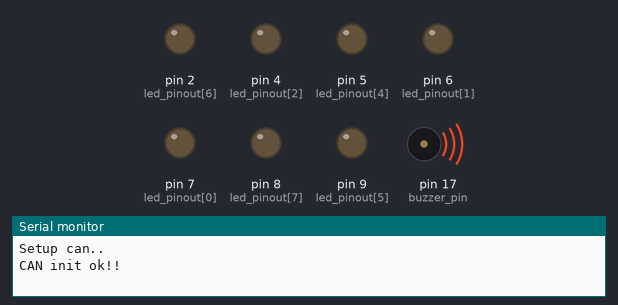
Bench run of a sketch on a simulated Arduino Nano, built with avr-gcc and run on an emulated ATmega328P. On the bench: output pins drawn as LEDs (lit = HIGH), buzzer (waves = sounding, pin HIGH), the last lines printed to the serial monitor.

Above: at 0.1 s.
At 0.9 s:
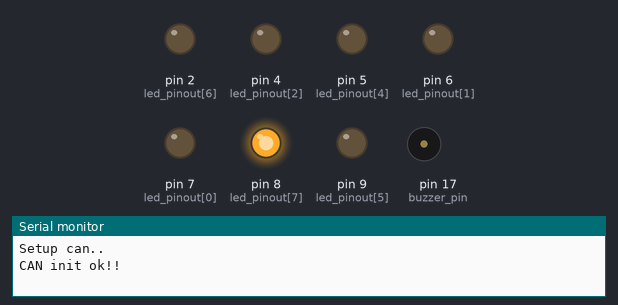
At 3.01 s:
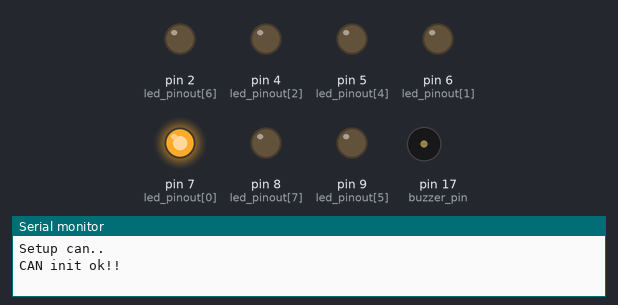
At 4.8 s:
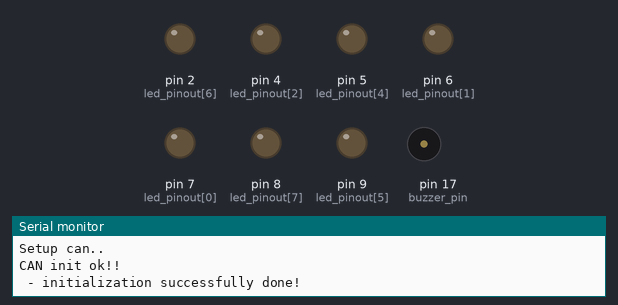
At 5.8 s:
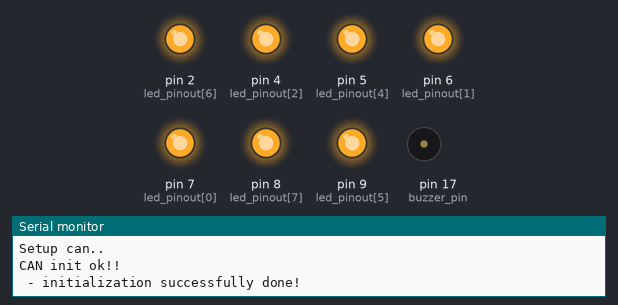
Timing chart, 0 to 7.3 s (numbered marks = the images above):
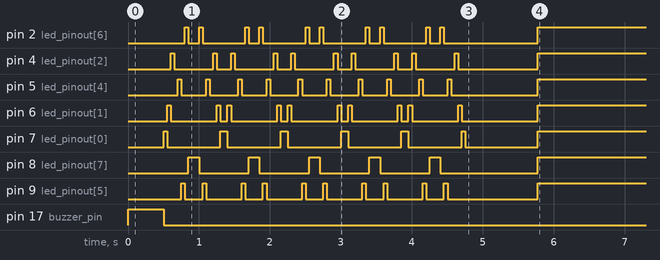

The sketch:

CAN_tester1.4.ino
```cpp
// timer1
// DESCRTIPTION: - standard can + extended
// HW: Aruino Nano, buzzer, 8xled indication, MCP2515+TJA1050 CAN module

/*----------------------- DEPENDENCES ----------------------------------*/
#include <SPI.h>
#include <mcp_can.h>
#include <TimerOne.h>
#include <avr/wdt.h>        // library for default watchdog functions
#include <avr/interrupt.h>  // library for interrupts handling

/*----------------------- DEFINITION -----------------------------------*/
const byte led_pinout_count = 8;  // count of led pins
const byte buzzer_pin = 17;
const byte cs_pin = 10;
byte led_pinout[led_pinout_count]= {7,6,4,3,5,9,2,8};

//  adress_tabel {CAN_adress,position in led_pinout field,reading_CAN_mesage(1-read),buzzer_ON/OFF (1-ON,0-oFF),recived_message(1/0)}

const int record_number = 12; // number of watched CAN adress
int adress_tabel [record_number][5]= {{2305,0,0,0,0}, // vesc 1 2305
                                     {2306,0,0,0,0}, // vesc 2
                                     {2307,1,0,0,0}, // vesc 3
                                     {2308,1,0,0,0}, // vesc 4
                                     {2309,2,0,0,0}, // vesc 5
                                     {2310,2,0,0,0}, // vesc 6
                                     {129,4,0,0,0}, // voltage 12V
                                     {130,4,1,1,0}, // voltage 46 V
                                     {131,7,0,0,0}, // tacho_modul
                                     {113,5,0,0,0}, // down_drop_front_modul
                                     {114,6,0,0,0}, // down_drop_back_modul
                                     {1,3,0,0,0}}; // junction modul Stop_button

MCP_CAN CAN(cs_pin);
unsigned int CANmessageID = 0;
unsigned char len = 0;
byte buf[8];
unsigned char message_to_apu_len = 8;
byte message_to_apu[8]={0,0,0,0,0,0,0,0};
int can_adress = 116; //74 hexa

bool timmer_flag = false;
byte cycle_count = 0;

/*----------------------- SETUP ----------------------------------------*/
void setup() {
  serial_initial();
  CAN_initial();
  pinout_initial();
  Beep();
  knight_rider_led_test ();
  WDT_1s();
  Serial.println(" - initialization successfully done!");
}

/*----------------------- MAIN LOOP ----------------------------------------*/

void loop() {
  if (timmer_flag == true) {
    timer_service();
    if (cycle_count == 1) {
      led_reset();
      detection_missing_module();
      sending_message_to_apu();
      missing_module_status_reset();
    }
  }
  if(CAN.readMsgBuf(&len, buf)== CAN_OK) {
    CANmessageID = CAN.getCanId();
    CAN_message_received();
  }

}


/*-----------------------Serial-initialization--------------------------------*/
void serial_initial(){
  Serial.begin(115200);
  while (!Serial) {
    ; // ceka dokud neni pripojena seriova linka
    }
}

/*-----------------------CAN-initialization--------------------------------*/
void CAN_initial(){
  Serial.println("Setup can..");
  while(CAN.begin(CAN_500KBPS, MCP_8MHz) != CAN_OK){
    Serial.print(".");
    delay(1000);
  }
  Serial.print("\nCAN init ok!!\r\n");

  for(int i=0;i<3;i++){
    CAN_MASK_initial();
    CAN_filter_initial();
  }
}

/*-----------------------CAN-MASK-initialization--------------------------------*/
void CAN_MASK_initial(){

  CAN.init_Mask(0, 1, 0x1FFFFFF8); // 29 bitů  extended adresa
  CAN.init_Mask(1, 0, 0x3fc);

  /*CAN.init_Mask(0, 1, 0x1ffffff8);
  CAN.init_Mask(1, 0, 0x030f);*/


}

/*-----------------------CAN-filter-initialization--------------------------------*/
void CAN_filter_initial(){

  CAN.init_Filt(0, 1, 0x900);
  CAN.init_Filt(1, 1, 0x900);
  CAN.init_Filt(2, 0, 0x00);
  CAN.init_Filt(3, 0, 0x70);
  CAN.init_Filt(4, 0, 0x80);
  CAN.init_Filt(5, 0, 0x00);

  /*CAN.init_Filt(0, 1, 0x900);
  CAN.init_Filt(1, 1, 0x900);
  CAN.init_Filt(2, 0, 0x01);
  CAN.init_Filt(3, 0, 0x02);
  CAN.init_Filt(4, 0, 0x03);
  CAN.init_Filt(5, 0, 0x03);*/

}

/*-------------------------- SyrenaUP ------------------------------------------------------------------------------*/

void Beep () {

  digitalWrite(buzzer_pin, HIGH);
  delay(500);
  digitalWrite(buzzer_pin, LOW);
}

/*-------------------------- timer1_initial ------------------------------------------------------------------------------*/

/*void timer1_initial() {

  Timer1.initialize(1000000); //1Hz//10 Hz freq = 100000
  Timer1.attachInterrupt(timer_overflow);
}
*/
/*-------------------------- Timer 1 overflow ----------------*/

ISR( WDT_vect ) {
  MCUSR &= ~(1 << WDRF);                           // reset watch dog
  //SPCR = 00010000;; //SPCR = SPCR & 0x7F;
  timmer_flag = true;
}

/*--------------------------timer_service--------------------*/

void timer_service(){
  timmer_flag = false;
  cycle_count = cycle_count +1;
}

/*-----------------------Pinout-initialization--------------------------------*/
void pinout_initial(){
  for (int i=0; i<led_pinout_count ;i++) {
    pinMode(led_pinout[i], OUTPUT);
    digitalWrite(led_pinout[i],LOW);
  }
  pinMode(buzzer_pin, OUTPUT);
  digitalWrite(buzzer_pin,LOW);
}

/*-----------------------Knight Rider led test--------------------------------*/
void knight_rider_led_test (){

  for (int j = 0; j<5; j++) {
    for (int i=0; i<led_pinout_count ;i++) {
      digitalWrite(led_pinout[i],HIGH);
      delay(50);
      if (i < (led_pinout_count-1)){
       digitalWrite(led_pinout[i],LOW);
      }
    }
    for (int i=led_pinout_count; i>=0;i=i-1) {
        digitalWrite(led_pinout[i],HIGH);
        delay(50);
        digitalWrite(led_pinout[i],LOW);
      }
  }
}

/*---------------------------  CAN_message_received ----------------------------------------------------------------------------------*/

void CAN_message_received(){
  int can_adress_pom=30;
  Serial.print( CANmessageID,HEX);
  Serial.print( ",");
  if ((CANmessageID > 2304) && (CANmessageID < 2311)){
    can_adress_pom = CANmessageID - 2305;
    adress_tabel[can_adress_pom][4]=1;
  }else {
      if (CANmessageID < 132){
        if (CANmessageID > 128){
          can_adress_pom = (CANmessageID - 129)+6;
          adress_tabel[can_adress_pom][4]=1;
        } else if ((CANmessageID > 112) && (CANmessageID < 115)) {
            can_adress_pom = (CANmessageID - 113)+9;
            adress_tabel[can_adress_pom][4]=1;
          } else if (CANmessageID == 1){
                can_adress_pom = (CANmessageID - 1)+11;
                adress_tabel[can_adress_pom][4]=1;
            }
      }
   }
  Serial.print( can_adress_pom);
  Serial.println( ",");
}

/*------------------------- detection_missing_module -----------------------------------------------------------------------------------*/

void detection_missing_module () {
  for (int i = 0; i < record_number; i++){
    if ( adress_tabel[i][4]== 0) {
      digitalWrite(led_pinout[adress_tabel[i][1]], HIGH);
       message_to_apu[led_pinout[adress_tabel[i][1]]] = led_pinout[adress_tabel[i][1]];
    } else {
          message_to_apu[led_pinout[adress_tabel[i][1]]] = 0;
      }
  }
}

/*----------------------------- missing_module_status_reset -----------------------------------------------------------------------------------------------*/

void missing_module_status_reset() {
  cycle_count = 0;
  for (int i = 0; i < record_number; i++){
    adress_tabel[i][4] = 0;
     }
}

/*----------------------------- led_reset -----------------------------------------------------------------------------------------------*/

void led_reset() {
  for (int i=0; i<led_pinout_count ;i++) {
      digitalWrite(led_pinout[i],LOW);
   }
}

/*----------------------------- Sending_message_to_apu -----------------------------------------------------------------------------------------------*/

void sending_message_to_apu() {
  CAN.sendMsgBuf(0x00 + can_adress, 0, message_to_apu_len,  message_to_apu);
  for (int i=0; i<led_pinout_count ;i++) {
      message_to_apu[i]=0;
   }
}

/*------------------------ WDT 1 S -----------------------------------------*/

void WDT_1s(){
  MCUSR &= ~(1 << WDRF);                           // reset watch dog
  WDTCSR |= (1 << WDCE) | (1 << WDE);              // povolení konfigurace watch dog
  WDTCSR = (1 << WDP1) | (1 << WDP2) ;             // nastavení watch dog na 1 s
  WDTCSR |= (1 << WDIE);                           // enable interrupt mode

}

/*------------------------ WDT 2 S -----------------------------------------*/

void WDT_2s(){
  MCUSR &= ~(1 << WDRF);                           // reset watch dog
  WDTCSR |= (1 << WDCE) | (1 << WDE);              // povolení konfigurace watch dog
  WDTCSR = (1 << WDP0) | (1 << WDP1) | (1 << WDP2) ;             // nastavení watch dog na 2 s
  WDTCSR |= (1 << WDIE);                           // enable interrupt mode

}

/*------------------------ WDT 0.5 S -----------------------------------------*/

void WDT_05s(){
  MCUSR &= ~(1 << WDRF);                           // reset watch dog
  WDTCSR |= (1 << WDCE) | (1 << WDE);              // povolení konfigurace watch dog
  WDTCSR = (1 << WDP0) | (1 << WDP2);             // nastavení watch dog na 0.5 s
  WDTCSR |= (1 << WDIE);                           // enable interrupt mode

}
```

Measured:
- by itself, pin 2 (led_pinout[6]): repeats every 0.85 s: HIGH 0.05 s, LOW 0.60 s, HIGH 0.05 s, LOW 0.15 s
- by itself, pin 4 (led_pinout[2]): repeats every 0.85 s: HIGH 0.05 s, LOW 0.20 s, HIGH 0.05 s, LOW 0.55 s
- by itself, pin 5 (led_pinout[4]): goes 9 × (LOW 0.35 s, HIGH 0.05 s), LOW 1.2 s, then HIGH
- by itself, pin 6 (led_pinout[1]): repeats every 0.85 s: HIGH 0.05 s, LOW 0.10 s, HIGH 0.05 s, LOW 0.65 s
- by itself, pin 7 (led_pinout[0]): goes 4 × (LOW 0.75 s, HIGH 0.10 s), LOW 0.75 s, HIGH 0.05 s, LOW 1.0 s, then HIGH
- by itself, pin 8 (led_pinout[7]): goes 4 × (LOW 0.70 s, HIGH 0.15 s), LOW 1.4 s, then HIGH
- by itself, pin 9 (led_pinout[5]): repeats every 0.85 s: HIGH 0.05 s, LOW 0.50 s, HIGH 0.05 s, LOW 0.25 s
